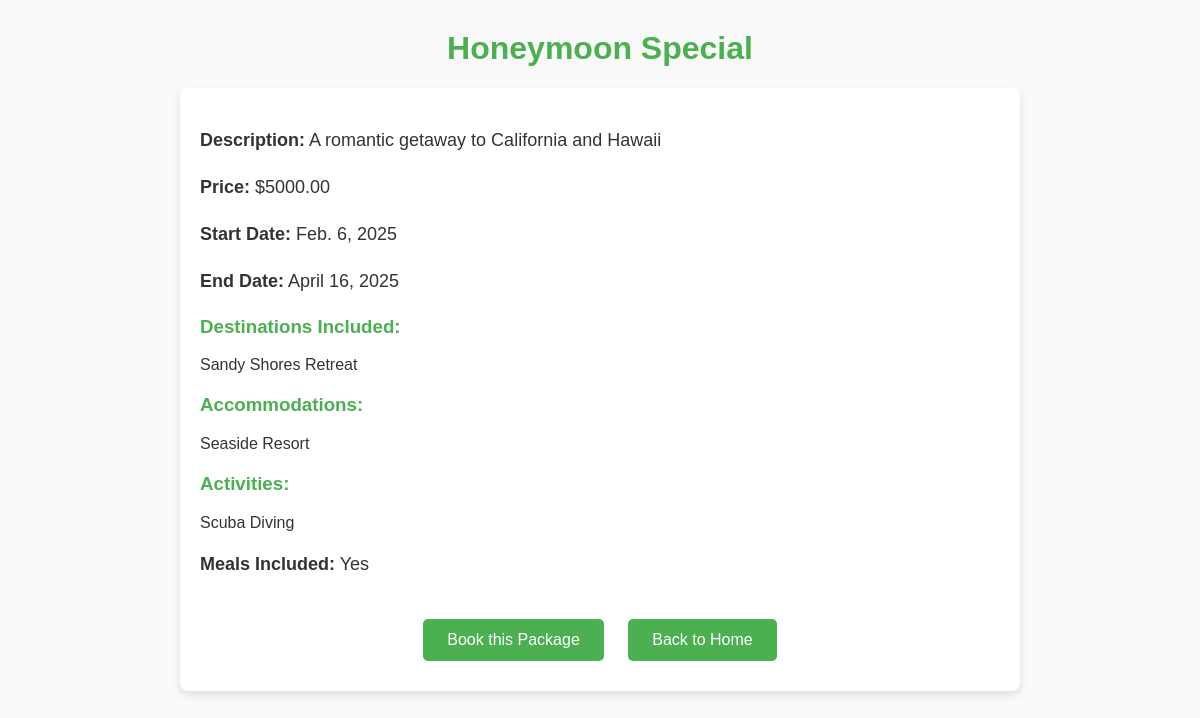
Screenshot of /packages/1/ (signed in) with the database file from the repository.
### Trip_app/models.py (models this page shows, shortened)
class TripPackage(models.Model):
    name = models.CharField(max_length=100)
    description = models.TextField()
    price = models.DecimalField(max_digits=10, decimal_places=2)
    start_date = models.DateField()
    end_date = models.DateField()
    destinations = models.ManyToManyField(Destination, related_name='packages')  # Linking multiple destinations
    accommodations = models.ManyToManyField(Accommodation, related_name='packages')
    activities = models.ManyToManyField(Activity, related_name='packages')
    meals_included = models.BooleanField(default=True)  # Whether meals are included

class Destination(models.Model):
    name = models.CharField(max_length=100,default='Unknown Destination')
    location = models.CharField(max_length=100,default='Unknown')
    description = models.TextField()
    price = models.DecimalField(max_digits=10, decimal_places=2)
    type = models.CharField(max_length=50, choices=[('Adventure', 'Adventure'), ('Leisure', 'Leisure')],default='Leisure')
    itinerary = models.TextField(default='Itinerary details go here')
    reviews = models.TextField(default='No reviews yet.')
    available_from = models.DateField(default='2024-01-01')
    available_to = models.DateField(default='2024-12-31')
    image = models.ImageField(upload_to='destination_images/', default='destination_images/default_image.jpg')

class Accommodation(models.Model):
    destination = models.ForeignKey(Destination, related_name='accommodations', on_delete=models.CASCADE)
    name = models.CharField(max_length=100)
    description = models.TextField()
    price_per_night = models.DecimalField(max_digits=10, decimal_places=2)
    available_from = models.DateField()
    available_to = models.DateField()

class Activity(models.Model):
    destination = models.ForeignKey(Destination, related_name='activities', on_delete=models.CASCADE)
    name = models.CharField(max_length=100)
    description = models.TextField()
    price = models.DecimalField(max_digits=10, decimal_places=2)
    duration = models.CharField(max_length=100)  # e.g., '2 hours', 'full day'

### Trip_app/views.py (the view)
# urls.py: path('packages/<int:pk>/', package_detail, name='package_detail'),  # Package details
@login_required
def package_detail(request, pk):
    package = get_object_or_404(TripPackage, pk=pk)
    return render(request, 'Trip_app/package_detail.html', {'package': package})

### Trip_app/templates/Trip_app/package_detail.html (shortened to what this page needs)
<!DOCTYPE html>
<html lang="en">
<head>
</head>
<body>
    <h1>{{ package.name }}</h1>
    <div class="package-details">
        <p><strong>Description:</strong> {{ package.description }}</p>
        <p><strong>Price:</strong> ${{ package.price }}</p>
        <p><strong>Start Date:</strong> {{ package.start_date }}</p>
        <p><strong>End Date:</strong> {{ package.end_date }}</p>
        <h3>Destinations Included:</h3>
        <ul>
            {% for destination in package.destinations.all %}
                <li>{{ destination.name }}</li>
            {% endfor %}
        </ul>
        <h3>Accommodations:</h3>
        <ul>
            {% for accommodation in package.accommodations.all %}
                <li>{{ accommodation.name }}</li>
            {% endfor %}
        </ul>
        <h3>Activities:</h3>
        <ul>
            {% for activity in package.activities.all %}
                <li>{{ activity.name }}</li>
            {% endfor %}
        </ul>
        <p><strong>Meals Included:</strong> {% if package.meals_included %} Yes {% else %} No {% endif %}</p>
        <div class="button-group">
            <a href="{% url 'book_package' pk=package.pk %}">Book this Package</a>
            <a href="{% url 'home' %}" class="back-to-home">Back to Home</a>
        </div>
    </div>
</body>
</html>

### Trip_app/templates/Trip_app/package_detail.html (style rules this page uses)
body { font-family: Arial, sans-serif; background-color: #f9f9f9; margin: 0; padding: 0; color: #333; }
h1 { text-align: center; margin-top: 30px; color: #4CAF50; }
.package-details { background-color: #fff; padding: 20px; margin: 20px auto; max-width: 800px; border-radius: 8px; box-shadow: 0 4px 8px rgba(0, 0, 0, 0.1); }
p { font-size: 18px; line-height: 1.6; }
h3 { color: #4CAF50; margin-top: 20px; }
ul { list-style-type: none; padding: 0; }
li { font-size: 16px; margin-bottom: 10px; }
.button-group { margin-top: 30px; text-align: center; }
.button-group a { display: inline-block; background-color: #4CAF50; color: white; padding: 12px 24px; text-decoration: none; border-radius: 5px; font-size: 16px; margin: 10px; transition: background-color 0.3s; }
.back-to-home { background-color: #555; }

### rows the page displays
TripPackage: name "Honeymoon Special", description "A romantic getaway to California and Hawaii", price "5000.00", start_date "Feb. 6, 2025", end_date "April 16, 2025"
Destination: name "Sandy Shores Retreat"
Accommodation: name "Seaside Resort"
Activity: name "Scuba Diving"
